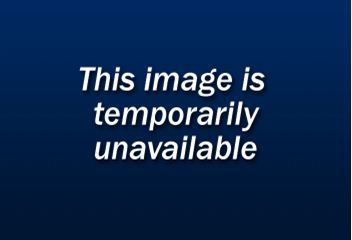
#> input picture jarvis/data/_cam_probe/040.jpg, 352 x 240 px; its folder holds only this picture in this run
$ python -i night_vision.py   (imports and definitions only)
#> lines starting #> are read from the running program, lines starting #| are printed output that depends on the picture
#> further down, picture is the input picture: shape (240, 352, 3); mean B, G, R 80.8, 42, 14.6
"""Night-vision HUD badge + green phosphor look helpers."""

from __future__ import annotations

import numpy as np
from PyQt6.QtCore import Qt, QPropertyAnimation, QEasingCurve
from PyQt6.QtWidgets import QFrame, QLabel, QVBoxLayout, QGraphicsOpacityEffect

# Cached vignette masks keyed by (h, w) — avoids per-frame ogrid math
_VIGNETTE_CACHE: dict[tuple[int, int], np.ndarray] = {}
_GRAIN_TICK = 0
_FX_MAX_W = 640


def _downscale_for_fx(frame_bgr: np.ndarray, max_w: int = _FX_MAX_W) -> np.ndarray:
#> called with max_w = 640
    try:
        import cv2
    except Exception:
        return frame_bgr
    h, w = frame_bgr.shape[:2]
#> h = 240; w = 352
    if w <= max_w:
        return frame_bgr
    scale = max_w / float(w)
    nw, nh = max(1, int(w * scale)), max(1, int(h * scale))
    return cv2.resize(frame_bgr, (nw, nh), interpolation=cv2.INTER_AREA)


def _vignette(h: int, w: int) -> np.ndarray:
    key = (h, w)
    hit = _VIGNETTE_CACHE.get(key)
    if hit is not None:
        return hit
    yy, xx = np.ogrid[:h, :w]
    cy, cx = h / 2.0, w / 2.0
    r = np.sqrt((xx - cx) ** 2 + (yy - cy) ** 2)
    vignette = np.clip(1.15 - r / (0.75 * max(cx, cy)), 0.35, 1.0).astype(np.float32)
    if len(_VIGNETTE_CACHE) > 8:
        _VIGNETTE_CACHE.clear()
    _VIGNETTE_CACHE[key] = vignette
    return vignette


def apply_night_vision(frame_bgr: np.ndarray) -> np.ndarray:
    """Convert a BGR frame to green phosphor night-vision look (cheap path)."""
    try:
        import cv2
    except Exception:
        return frame_bgr
    src = _downscale_for_fx(frame_bgr)
    gray = cv2.cvtColor(src, cv2.COLOR_BGR2GRAY)
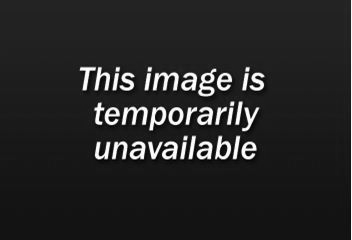
#> gray: shape (240, 352); min 0, max 255, mean 38.3
    gray = cv2.convertScaleAbs(gray, alpha=1.85, beta=28)
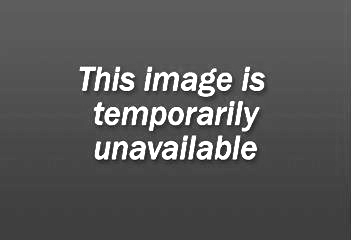
#> gray: shape (240, 352); min 28, max 255, mean 88
    try:
        clahe = cv2.createCLAHE(clipLimit=2.0, tileGridSize=(4, 4))
        gray = clahe.apply(gray)
    except Exception:
        pass
    global _GRAIN_TICK
    _GRAIN_TICK = (_GRAIN_TICK + 1) % 4
    if _GRAIN_TICK == 0:
        noise = np.random.randint(0, 14, gray.shape, dtype=np.uint8)
        gray = cv2.add(gray, noise)
    zeros = np.zeros_like(gray)
    green = cv2.merge(
        [zeros, gray, (gray.astype(np.uint16) * 40 // 255).astype(np.uint8)]
    )
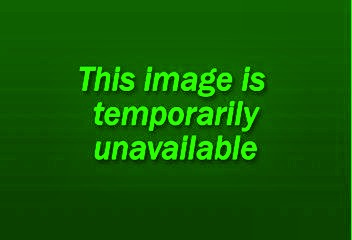
#> green: shape (240, 352, 3); mean of channels 0, 1, 2 0, 94, 14.3; drawn as B, G, R
    h, w = gray.shape
#> h = 240; w = 352
    vignette = _vignette(h, w)
    out = green.astype(np.float32)
    out *= vignette[..., None]
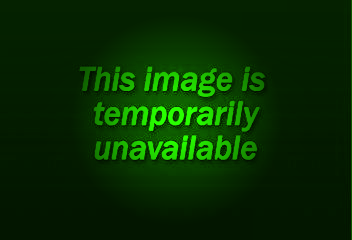
#> out: shape (240, 352, 3) float32; mean of channels 0, 1, 2 0, 46.4, 7.1; drawn as B, G, R
    return np.clip(out, 0, 255).astype(np.uint8)


# [24 lines left out: function apply_thermal_assist, not called in this run]


class NightVisionBadge(QFrame):
    """Corner badge that appears when night vision / thermal assist engages."""

    # [98 lines left out: functions __init__, set_mode, set_active, _fade, not called in this run]

>>> import cv2
>>> picture = cv2.imread('../../data/_cam_probe/040.jpg')
>>> result = apply_night_vision(picture)
